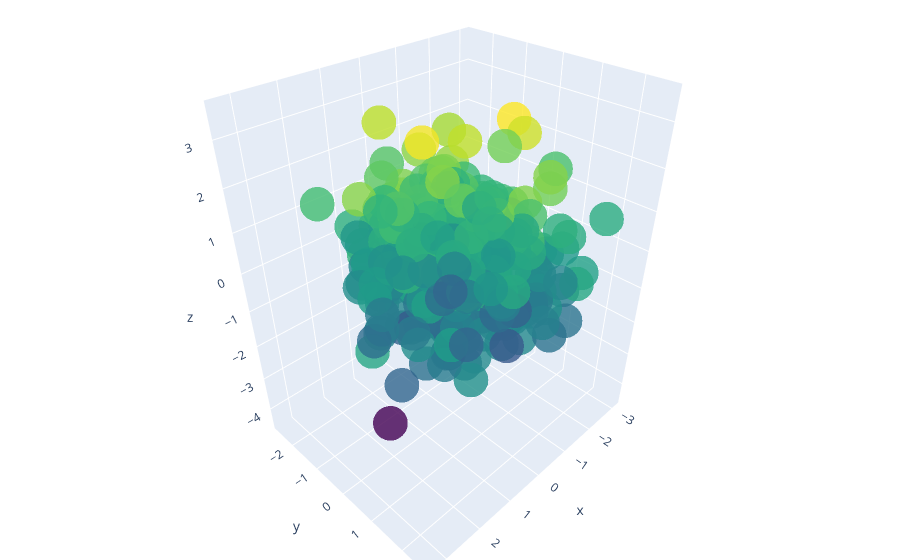

Notebook code cell kept with this figure:
### Markdown cell above
### 用Plotly做酷炫的3D圖

### Code cell
# 畫圖用
import chart_studio.plotly as py
import plotly.graph_objs as go
# 資料用
import numpy as np

x, y, z = np.random.multivariate_normal(np.array([0,0,0]), np.eye(3), 400).transpose()

trace1 = go.Scatter3d(
    x=x,
    y=y,
    z=z,
    mode='markers',
    marker=dict(
        size=12,
        color=z,
        colorscale='Viridis',
        opacity=0.8
    )
)

data = [trace1]
layout = go.Layout(
    margin=dict(
        l=0,
        r=0,
        b=0,
        t=0
    )
)

fig = go.Figure(data=data, layout=layout)
plotly.offline.plot(fig, filename='3d-scatter-colorscale')
plotly.offline.iplot(fig, filename='3d-scatter-colorscale')

### Figure 1 — Plotly figure (JSON) as saved in the notebook; plotly's stock layout.template omitted (floating-point values rounded to 4 significant figures; data arrays with more than 128 entries replaced by an {"elided": "..."} marker saying what was removed)
{"data": [{"marker": {"color": {"elided": "400 float values"}, "colorscale": [[0, "#440154"], [0.1111, "#482878"], [0.2222, "#3e4989"], [0.3333, "#31688e"], [0.4444, "#26828e"], [0.5556, "#1f9e89"], [0.6667, "#35b779"], [0.7778, "#6ece58"], [0.8889, "#b5de2b"], [1, "#fde725"]], "opacity": 0.8, "size": 12}, "mode": "markers", "type": "scatter3d", "x": {"elided": "400 float values"}, "y": {"elided": "400 float values"}, "z": {"elided": "400 float values"}}], "layout": {"margin": {"b": 0, "l": 0, "r": 0, "t": 0}}}
